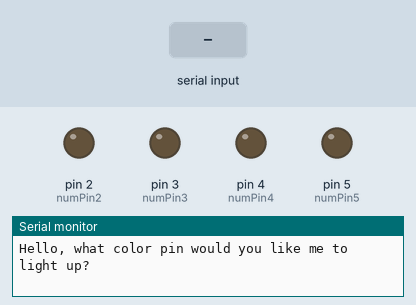
This sketch was run on a simulated Arduino Uno, built with avr-gcc and run on an emulated ATmega328P. Shown: output pins drawn as LEDs (lit = HIGH), the last lines printed to the serial monitor. Inputs (shaded band) come from the test bench.

Above: at 1.2 s.
1.3 s: "blue" received over Serial
At 2.6 s:
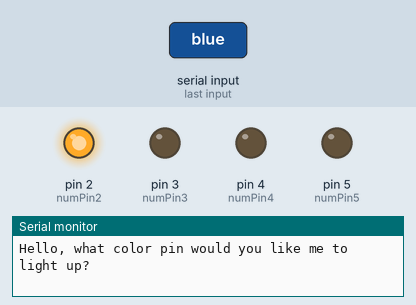
4.3 s: "green" received over Serial
At 6.9 s:
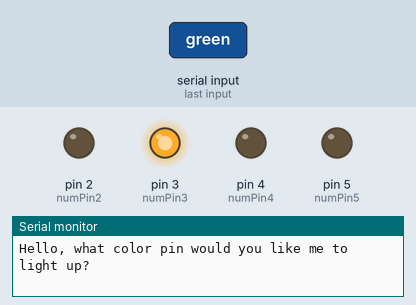
Timing chart, 0 to 9.3 s (numbered marks = the images above; inputs shaded):
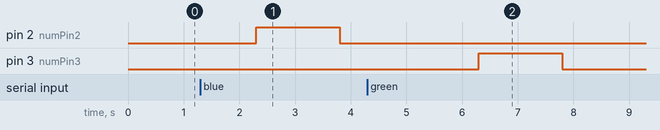

The sketch:

ParseIntsStrings.ino
```cpp
String msg = "Hello, what color pin would you like me to light up?";
int numPin2 = 2;
int numPin3 = 3;
int numPin4 = 4;
int numPin5 = 5;

void setup() {
  // put your setup code here, to run once:
  pinMode(numPin2, OUTPUT);
  pinMode(numPin3, OUTPUT);
  pinMode(numPin4, OUTPUT);
  pinMode(numPin5, OUTPUT);

  Serial.begin(9600);
}

void loop() {
  // put your main code here, to run repeatedly:

  Serial.println(msg);

  while (Serial.available() == 0) {
    // Wait for input
  }

  String str = Serial.readString();
  str.toLowerCase(); // Convert the input string to lowercase
  str.trim();
  if (str == "blue") {
    digitalWrite(numPin2, HIGH);
    delay(1500);
    digitalWrite(numPin2, LOW);
  } else if (str == "green") {
    digitalWrite(numPin3, HIGH);
    delay(1500);
    digitalWrite(numPin3, LOW);
  } else if (str == "yellow") {
    digitalWrite(numPin4, HIGH);
    delay(1500);
    digitalWrite(numPin4, LOW);
  } else if (str == "red") {
    digitalWrite(numPin5, HIGH);
    delay(1500);
    digitalWrite(numPin5, LOW);
  } else {
    Serial.println("Invalid color entered.");
  }

  delay(1500); // Add a delay to prevent spamming the loop
}
//Serial.parseInt()
//Serial.readString()
```

Measured:
- after the input at 1.3 s, pin 2 (numPin2): LOW → HIGH after 1.0 s, → LOW 1.5 s later
- after the input at 4.3 s, pin 3 (numPin3): LOW → HIGH after 2.0 s, → LOW 1.5 s later
